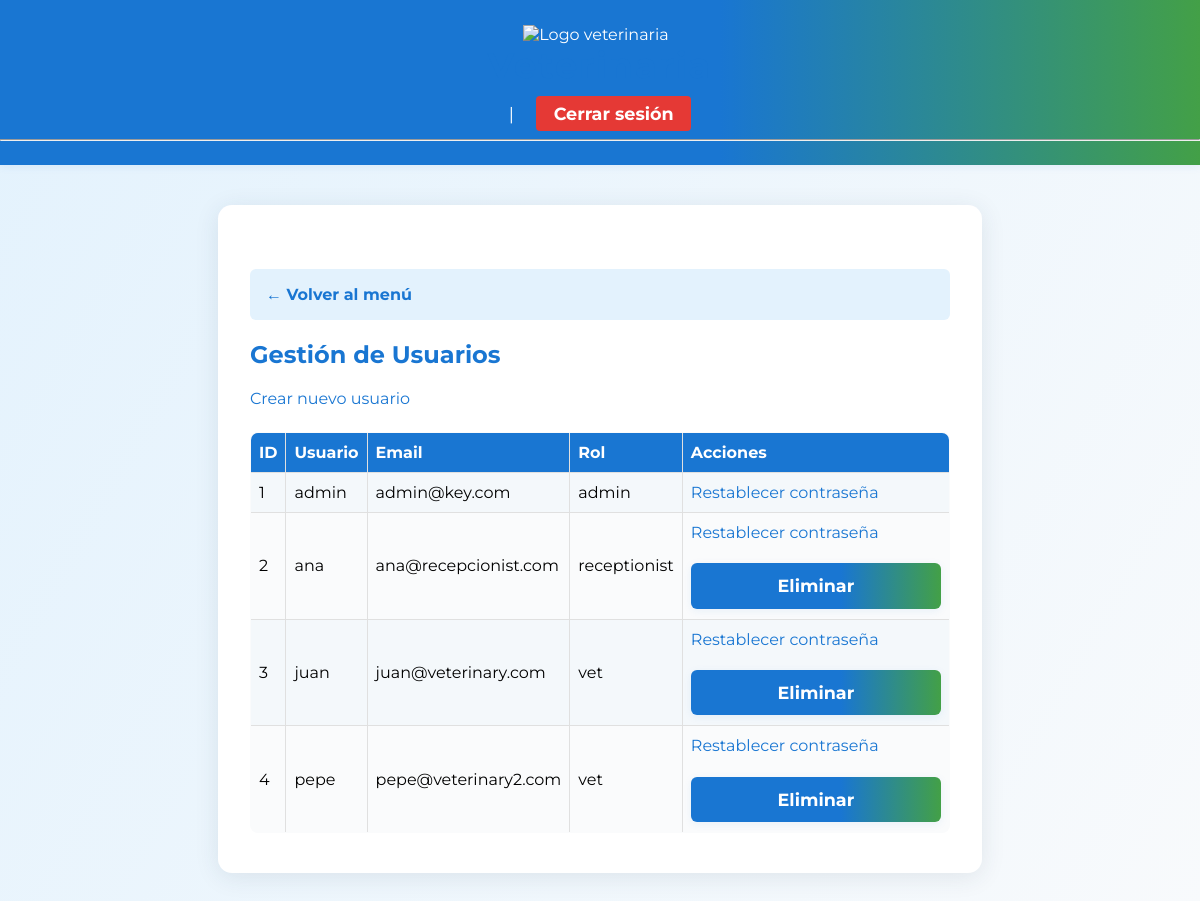
The app's page /manage_users (signed in) with its own data.
### app/models.py (models this page shows, shortened)
class User(UserMixin, db.Model):
    id = db.Column(db.Integer, primary_key=True)
    username = db.Column(db.String(80), unique=True, nullable=False)
    email = db.Column(db.String(120), unique=True, nullable=False)
    password_hash = db.Column(db.String(128), nullable=False)
    role = db.Column(db.String(20), nullable=False)  # admin, receptionist, vet

### app/routes.py (the view)
@bp.route('/manage_users')
@login_required
def manage_users():
    if current_user.role != 'admin':
        flash('Acceso denegado.')
        return redirect(url_for('main.index'))
    users = User.query.all()
    return render_template('manage_users.html', users=users, show_back_menu=True)

### app/models.py (called while the page is built)
@login_manager.user_loader
def load_user(user_id):
    return User.query.get(int(user_id))

### app/templates/manage_users.html (shortened to what this page needs)
{% extends "base.html" %}
{% block content %}
<h2>Gestión de Usuarios</h2>
<a href="{{ url_for('main.create_user_view') }}">Crear nuevo usuario</a>
<table border="1" cellpadding="5">
    <tr>
        <th>ID</th>
        <th>Usuario</th>
        <th>Email</th>
        <th>Rol</th>
        <th>Acciones</th>
    </tr>
    {% for user in users %}
    <tr>
        <td>{{ user.id }}</td>
        <td>{{ user.username }}</td>
        <td>{{ user.email }}</td>
        <td>{{ user.role }}</td>
        <td>
            <a href="{{ url_for('main.reset_password', user_id=user.id) }}">Restablecer contraseña</a>
            {% if user.role != 'admin' %}
            <form action="{{ url_for('main.delete_user_view', user_id=user.id) }}" method="post" style="display:inline;">
                <button type="submit" onclick="return confirm('¿Seguro que deseas eliminar este usuario?');">Eliminar</button>
            </form>
            {% endif %}
        </td>
    </tr>
    {% endfor %}
</table>
{% endblock %}

### app/templates/base.html (style rules this page uses)
body { font-family: 'Montserrat', Arial, sans-serif; background: linear-gradient(120deg, #e3f2fd 0%, #f8fafc 100%); margin: 0; padding: 0; }
h1, h2 { color: #1976d2; font-weight: 700; }
form input, form select, form button, form textarea { width: 100%; padding: 0.7em; margin-top: 0.2em; border: 1px solid #b0bec5; border-radius: 6px; font-size: 1em; font-family: 'Montserrat', Arial, sans-serif; }
form button { background: linear-gradient(90deg, #1976d2 60%, #43a047 100%); color: #fff; border: none; margin-top: 1.2em; cursor: pointer; font-weight: bold; font-size: 1.1em; transition: background 0.2s; box-shadow: 0 2px 8px rgba(25, 118, 210, 0.08); }
a { color: #1976d2; text-decoration: none; transition: color 0.2s; }
table { width: 100%; border-collapse: collapse; margin-top: 1.5em; background: #fafbfc; border-radius: 8px; overflow: hidden; }
th, td { border: 1px solid #e0e0e0; padding: 10px 8px; text-align: left; }
th { background: #1976d2; color: #fff; font-weight: 700; }
tr:nth-child(even) { background: #f4f8fb; }

### records on screen
User: id "1", username "admin", email "admin@key.com", role "admin"
User: id "2", username "ana", email "ana@recepcionist.com", role "receptionist"
User: id "3", username "juan", email "juan@veterinary.com", role "vet"
User: id "4", username "pepe", email "pepe@veterinary2.com", role "vet"
